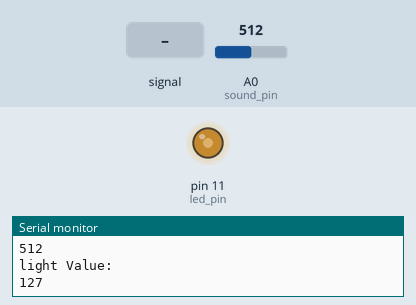
Simulated run of this sketch. Board: Arduino Uno, built with avr-gcc and run on an emulated ATmega328P. Shown: output pins drawn as LEDs (lit = HIGH), the last lines printed to the serial monitor. The inputs (shaded band) are chosen by the test bench; at power-on: A0 (sound_pin) = 512.

Above: at 1.8 s.
1.9 s: A0 (sound_pin) fed a 200 Hz sine of ±81 counts around its level
At 2.8 s:
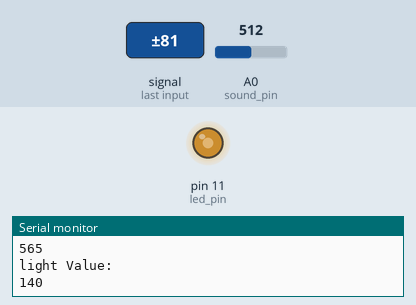
4.5 s: A0 (sound_pin) set to 900
6.5 s: A0 (sound_pin) set to 122
At 8.1 s:
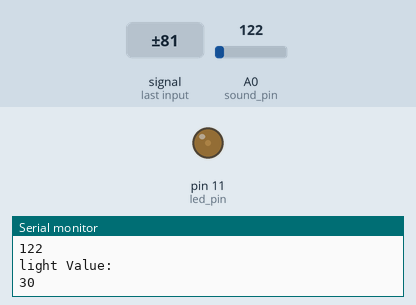
8.5 s: A0 (sound_pin) set to 0
At 9.7 s:
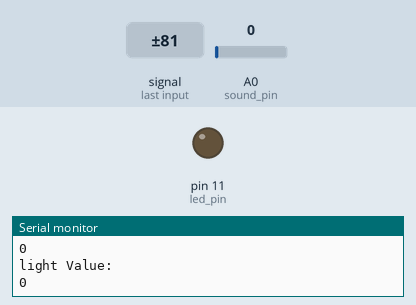
10.5 s: A0 (sound_pin) set to 511
At 11.3 s:
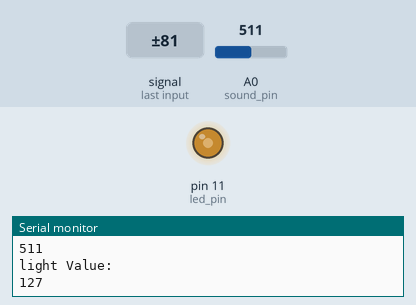
12.5 s: A0 (sound_pin) fed a 1000 Hz sine of ±255 counts around its level
At 16.4 s:
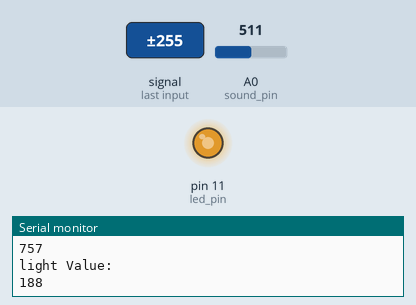
Timing chart, 0 to 17.6 s (numbered marks = the images above; inputs shaded):
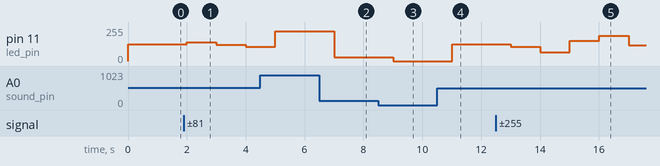

Measured:
- after the input at 1.9 s, pin 11 (led_pin): 127/255 → 140/255 after 0.10 s, → 122/255 1.0 s later, → 108/255 1.0 s later
- after the input at 6.5 s, pin 11 (led_pin): 224/255 → 30/255 after 0.51 s
- after the input at 8.5 s, pin 11 (led_pin): 30/255 → 0/255 after 0.51 s
- after the input at 10.5 s, pin 11 (led_pin): 0/255 → 127/255 after 0.51 s
- after the input at 12.5 s, pin 11 (led_pin): 127/255 → 106/255 after 0.51 s, → 65/255 1.0 s later, → 151/255 1.0 s later, → 188/255 1.0 s later, … (5 changes in this stretch)

The sketch:

sound_sensor.ino
```cpp
int sound_pin = A0;
int led_pin = 11;
int btn_pin = 2;


void setup() {
  // put your setup code here, to run once:
  Serial.begin(9600);
  pinMode(led_pin,OUTPUT);
  pinMode(btn_pin,INPUT);
}

void loop() {

  // put your main code here, to run repeatedly:
  int sound_value = analogRead(sound_pin);
  int light_value = map(sound_value,0,1023,0,255);

  Serial.println("sound Value: ");
  Serial.println(sound_value);

  Serial.println("light Value: ");
  Serial.println(light_value);

  analogWrite(led_pin,light_value);
  delay(1000);
}
```
